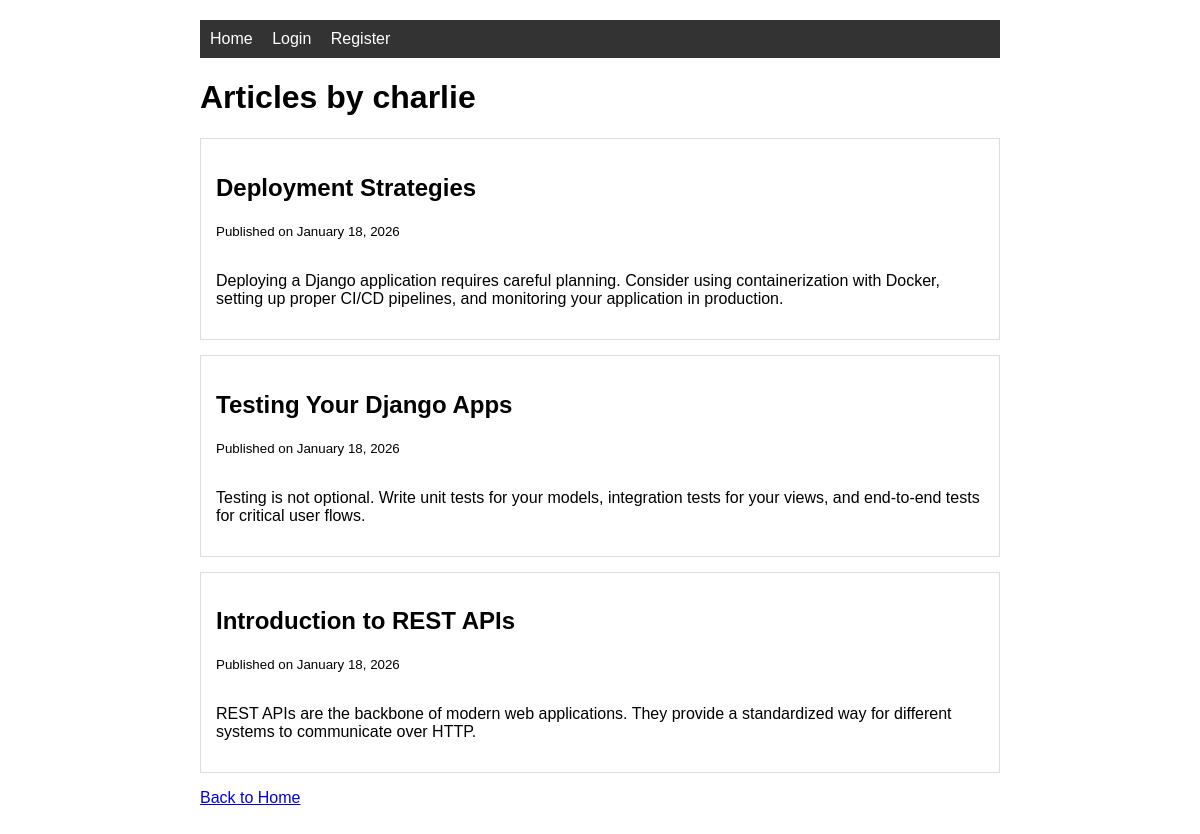
Page /user/charlie/ on the committed database.
### blog/models.py (models this page shows, shortened)
class Article(models.Model):
    title = models.CharField(max_length=200)
    content = models.TextField()
    author = models.ForeignKey(User, on_delete=models.CASCADE, related_name='articles')
    created_at = models.DateTimeField(auto_now_add=True)
    updated_at = models.DateTimeField(auto_now=True)
    class Meta:
        ordering = ['-created_at']

### blog/views.py (the view)
# urls.py: path('user/<str:username>/', views.user_articles, name='user_articles'),
def user_articles(request, username):
    user = get_object_or_404(User, username=username)
    articles = Article.objects.filter(author=user)
    return render(request, 'blog/user_articles.html', {'articles': articles, 'author': user})

### blog/templates/blog/user_articles.html (shortened to what this page needs)
{% extends 'blog/base.html' %}
{% block content %}
<h1>Articles by {{ author.username }}</h1>
{% if articles %}
    {% for article in articles %}
    <div class="article">
        <div class="article-header">
            <div>
                <h2>{{ article.title }}</h2>
                <p><small>Published on {{ article.created_at|date:"F d, Y" }}</small></p>
            </div>
        </div>
        <p>{{ article.content }}</p>
    </div>
    {% endfor %}
{% else %}
    <p>{{ author.username }} hasn't written any articles yet.</p>
{% endif %}
<p><a href="{% url 'home' %}">Back to Home</a></p>
{% endblock %}

### blog/templates/blog/base.html (style rules this page uses)
body { font-family: Arial, sans-serif; max-width: 800px; margin: 0 auto; padding: 20px; }
.article { border: 1px solid #ddd; padding: 15px; margin-bottom: 15px; }
.article-header { display: flex; justify-content: space-between; align-items: center; }

### rows in the picture
Article: title "Deployment Strategies", created_at "January 18, 2026", content "Deploying a Django application requires careful planning. Consider using containerization with Docker, setting up proper CI/CD pipelines, and monitoring your application in production."
Article: title "Testing Your Django Apps", created_at "January 18, 2026", content "Testing is not optional. Write unit tests for your models, integration tests for your views, and end-to-end tests for critical user flows."
Article: title "Introduction to REST APIs", created_at "January 18, 2026", content "REST APIs are the backbone of modern web applications. They provide a standardized way for different systems to communicate over HTTP."

### other values in the picture
{{ author.username }} "charlie"
